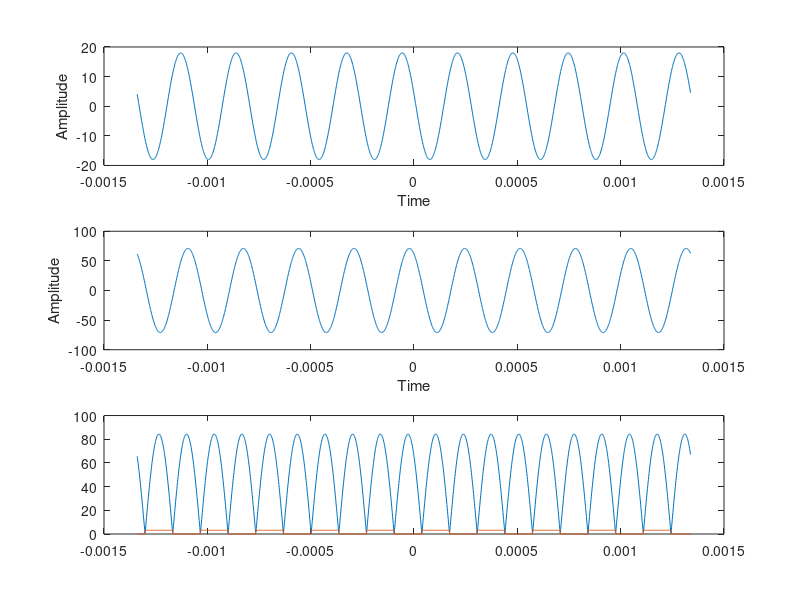

The MATLAB script that drew this image:
A1 = 18;
A2 = 71;
Sinusoid = 3733;
j1 = 77*(pi/180);
j2 = 30*(pi/180);
t = -5/Sinusoid:3/2000000:5/Sinusoid
x1 = A1*cos(2*pi*Sinusoid*t+j1);
plot(t,x1)
xlabel('Time')
ylabel('Amplitude')
x2 = A2*cos(2*pi*Sinusoid*t+j2);
plot(t,x2);
xlabel('Time')
ylabel('Amplitude')
plot(t,angle(x1),t,angle(x2))
xlabel('Time')
ylabel('Amplitude')
max(x1)
max(x2)
subplot(3,1,1)
plot(t,x1);
xlabel('Time')
ylabel('Amplitude')
subplot(3,1,2)
plot(t,x2);
xlabel('Time')
ylabel('Amplitude')
x3 = x1 + x2;
subplot(3,1,3)
plot(t,x3);
xlabel('Time')
ylabel('Amplitude')
plot(t,abs(x3))
hold on
plot(t,angle(x3))
hold off